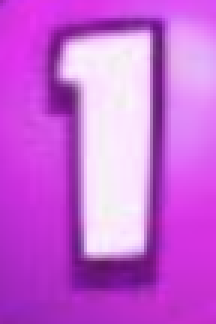
#> input picture digit_templates/1.png, 72 x 108 px, found by its file name (shown 3 times larger); its folder holds only this picture in this run
$ python compare_templates.py
#> lines starting #> are read from the running program, lines starting #| are printed output that depends on the picture
#!/usr/bin/env python3
"""
Compare digit templates with processed elixir images visually.
"""

import cv2
import numpy as np
from pathlib import Path

def create_comparison_grid():
    """Create a visual comparison grid."""
    # Load templates
    templates = {}
    for digit in range(1, 10):
        template_path = Path(f"digit_templates/{digit}.png")
        if template_path.exists():
            template = cv2.imread(str(template_path), cv2.IMREAD_GRAYSCALE)
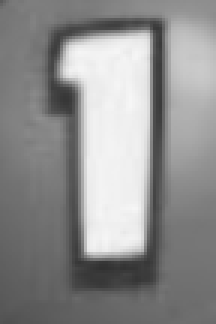
#> template: shape (108, 72) (shown 3 times larger); min 49, max 246, mean 142.8
            if template is not None:
                # Resize to standard size
                template = cv2.resize(template, (60, 80))
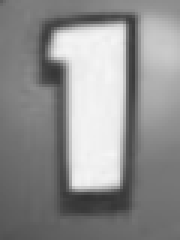
#> template: shape (80, 60) (shown 3 times larger); min 50, max 245, mean 142.6
                templates[digit] = template

    # Load processed elixir images
    processed_images = {}
    for i in range(1, 5):
        for j in range(1, 4):  # Try different preprocessing approaches
            path = f"debug_processed_{j}.png"
            if Path(path).exists():
                img = cv2.imread(path, cv2.IMREAD_GRAYSCALE)
                if img is not None:
                    # Resize to match template size
                    img = cv2.resize(img, (60, 80))
                    processed_images[f"card_{i}_method_{j}"] = img

    # Create comparison grid
    if templates and processed_images:
        # Create a grid showing templates vs processed images
        rows = []

        # Template row
        template_row = np.hstack([templates.get(i, np.zeros((80, 60), dtype=np.uint8)) for i in range(1, 10)])
        rows.append(template_row)

        # Add labels
        label_row = np.zeros((30, template_row.shape[1]), dtype=np.uint8)
        for i, digit in enumerate(range(1, 10)):
            cv2.putText(label_row, str(digit), (i*60 + 20, 20), cv2.FONT_HERSHEY_SIMPLEX, 0.7, 255, 2)
        rows.append(label_row)

        # Processed images rows
        for key, img in processed_images.items():
            # Pad to match template row width
            padded_img = np.zeros((80, template_row.shape[1]), dtype=np.uint8)
            padded_img[:, :img.shape[1]] = img
            rows.append(padded_img)

            # Add label
            label_row = np.zeros((30, template_row.shape[1]), dtype=np.uint8)
            cv2.putText(label_row, key, (10, 20), cv2.FONT_HERSHEY_SIMPLEX, 0.5, 255, 1)
            rows.append(label_row)

        # Combine all rows
        comparison = np.vstack(rows)

        # Save comparison
        cv2.imwrite("template_comparison.png", comparison)
        print("Saved template comparison to: template_comparison.png")

        # Also create individual comparisons for each card
        expected_costs = [4, 3, 4, 2]
        for i in range(1, 5):
            expected = expected_costs[i-1]
            template = templates.get(expected, None)

            if template is not None:
                # Find best processed image for this card
                best_img = None
                for j in range(1, 4):
                    path = f"debug_processed_{j}.png"
                    if Path(path).exists():
                        img = cv2.imread(path, cv2.IMREAD_GRAYSCALE)
                        if img is not None:
                            img = cv2.resize(img, (60, 80))
                            best_img = img
                            break

                if best_img is not None:
                    # Side by side comparison
                    comparison = np.hstack([template, best_img])

                    # Add labels
                    labeled = np.zeros((comparison.shape[0] + 30, comparison.shape[1]), dtype=np.uint8)
                    labeled[30:, :] = comparison
                    cv2.putText(labeled, f"Template {expected}", (10, 20), cv2.FONT_HERSHEY_SIMPLEX, 0.6, 255, 2)
                    cv2.putText(labeled, f"Card {i} Processed", (70, 20), cv2.FONT_HERSHEY_SIMPLEX, 0.6, 255, 2)

                    cv2.imwrite(f"card_{i}_comparison.png", labeled)
                    print(f"Saved card {i} comparison to: card_{i}_comparison.png")

if __name__ == "__main__":
    create_comparison_grid()
